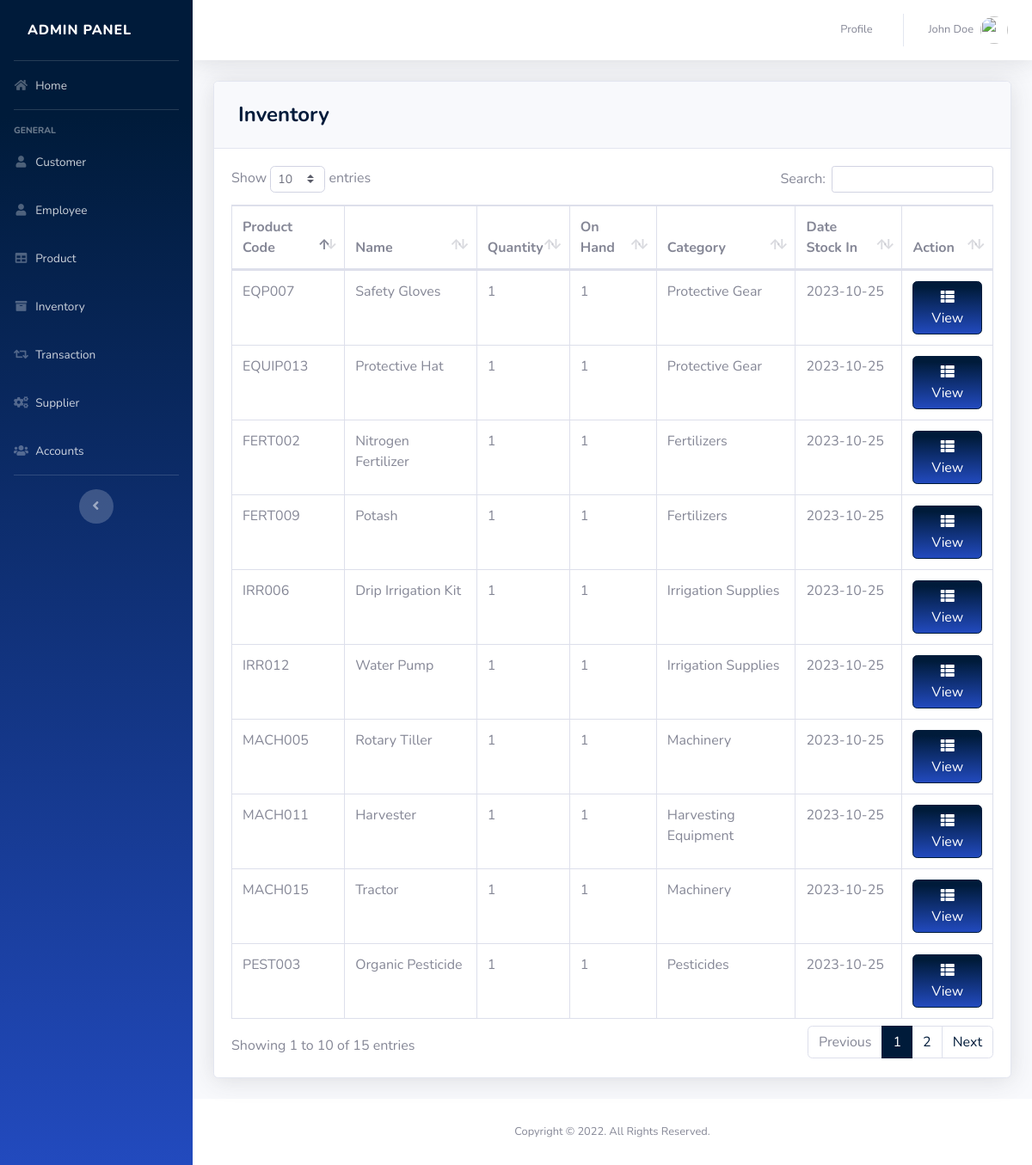
Page /pages/inventory.php (signed in) on the committed database.
### tables this page shows
CREATE TABLE `product` (
  `PRODUCT_ID` int(11) NOT NULL,
  `PRODUCT_CODE` varchar(20) NOT NULL,
  `NAME` varchar(50) DEFAULT NULL,
  `DESCRIPTION` varchar(250) NOT NULL,
  `QTY_STOCK` int(50) DEFAULT NULL,
  `ON_HAND` int(250) NOT NULL,
  `PRICE` int(50) DEFAULT NULL,
  `CATEGORY_ID` int(11) DEFAULT NULL,
  `SUPPLIER_ID` int(11) DEFAULT NULL,
  `DATE_STOCK_IN` varchar(50) NOT NULL
);

CREATE TABLE `category` (
  `CATEGORY_ID` int(11) NOT NULL,
  `CNAME` varchar(50) DEFAULT NULL
);

### pages/inventory.php (the view, shortened to what this page needs)
<?php
include '../includes/connection.php';
include '../includes/sidebar.php';
    ?>
<div class="card shadow mb-4">
  <div class="card-header py-3">
    <h4 class="m-2 font-weight-bold text-primary">Inventory</h4>
  </div>
  <div class="card-body">
    <div class="table-responsive">
      <table class="table table-bordered" id="dataTable" width="100%" cellspacing="0">
        <thead>
          <tr>
            <th>Product Code</th>
            <th>Name</th>
            <th>Quantity</th>
            <th>On Hand</th>
            <th>Category</th>
            <th>Date Stock In</th>
            <th>Action</th>
          </tr>
        </thead>
        <tbody>
          <?php
          $query = 'SELECT PRODUCT_ID, PRODUCT_CODE, NAME, COUNT(`QTY_STOCK`) AS "QTY_STOCK", COUNT(`ON_HAND`) AS "ON_HAND", CNAME, DATE_STOCK_IN FROM product p join category c on p.CATEGORY_ID=c.CATEGORY_ID GROUP BY PRODUCT_CODE';
          $result = mysqli_query($db, $query) or die(mysqli_error($db));
          while ($row = mysqli_fetch_assoc($result)) {
            echo '<tr>';
            echo '<td>' . $row['PRODUCT_CODE'] . '</td>';
            echo '<td>' . $row['NAME'] . '</td>';
            echo '<td>' . $row['QTY_STOCK'] . '</td>';
            echo '<td>' . $row['ON_HAND'] . '</td>';
            echo '<td>' . $row['CNAME'] . '</td>';
            echo '<td>' . $row['DATE_STOCK_IN'] . '</td>';
            echo '<td align="right">
                              <a type="button" class="btn btn-primary bg-gradient-primary" href="inv_searchfrm.php?action=edit & id=' . $row['PRODUCT_CODE'] . '"><i class="fas fa-fw fa-th-list"></i> View</a>
                          </div> </td>';
            echo '</tr> ';
          }
          ?>
<?php
include '../includes/footer.php';
?>

### includes/sidebar.php (shortened to what this page needs)
<!DOCTYPE html>
<html lang="en">
<head>
  <link href="../vendor/fontawesome-free/css/all.min.css" rel="stylesheet" type="text/css">
  <link href="../css/sb-admin-2.min.css" rel="stylesheet">
  <link href="../vendor/datatables/dataTables.bootstrap4.min.css" rel="stylesheet">
</head>
<body id="page-top">
  <div id="wrapper">
    <ul class="navbar-nav bg-gradient-primary sidebar sidebar-dark accordion" id="accordionSidebar">
      <a class="sidebar-brand d-flex align-items-center" href="index.php">
        <div class="sidebar-brand-text mx-3">Admin Panel</div>
      </a>
      <hr class="sidebar-divider my-0">
      <li class="nav-item">
        <a class="nav-link" href="index.php">
          <i class="fas fa-fw fa-home"></i>
          <span>Home</span></a>
      </li>
      <hr class="sidebar-divider">
      <div class="sidebar-heading">
        General
      </div>
      <li class="nav-item">
        <a class="nav-link" href="customer.php">
          <i class="fas fa-fw fa-user"></i>
          <span>Customer</span></a>
      </li>
      <li class="nav-item">
        <a class="nav-link" href="employee.php">
          <i class="fas fa-fw fa-user"></i>
          <span>Employee</span></a>
      </li>
      <li class="nav-item">
        <a class="nav-link" href="product.php">
          <i class="fas fa-fw fa-table"></i>
          <span>Product</span></a>
      </li>
      <li class="nav-item">
        <a class="nav-link" href="inventory.php">
          <i class="fas fa-fw fa-archive"></i>
          <span>Inventory</span></a>
      </li>
      <li class="nav-item">
        <a class="nav-link" href="transaction.php">
          <i class="fas fa-fw fa-retweet"></i>
          <span>Transaction</span></a>
      </li>
      <li class="nav-item">
        <a class="nav-link" href="supplier.php">
          <i class="fas fa-fw fa-cogs"></i>
          <span>Supplier</span></a>
      </li>
      <li class="nav-item">
        <a class="nav-link" href="user.php">
          <i class="fas fa-fw fa-users"></i>
          <span>Accounts</span></a>
      </li>
      <hr class="sidebar-divider d-none d-md-block">
      <div class="text-center d-none d-md-inline">
        <button class="rounded-circle border-0" id="sidebarToggle"></button>
      </div>
    </ul>
    <?php include_once 'topbar.php'; ?>

### includes/topbar.php (shortened to what this page needs)
<div id="content-wrapper" class="d-flex flex-column">
  <div id="content">
    <nav class="navbar navbar-expand navbar-light bg-white topbar mb-4 static-top shadow">
      <ul class="navbar-nav ml-auto">
        <li class="nav-item dropdown no-arrow">
          <a class="nav-link" href="pos.php" role="button">
            <span class="mr-2 d-none d-lg-inline text-gray-600 small">Profile</span>
          </a>
        </li>
        <li class="nav-item dropdown no-arrow">
          <a class="nav-link dropdown-toggle" href="#" id="userDropdown" role="button" data-toggle="dropdown"
            aria-haspopup="true" aria-expanded="false">
            <span class="mr-2 d-none d-lg-inline text-gray-600 small">
              <?php echo $_SESSION['FIRST_NAME'] . ' ' . $_SESSION['LAST_NAME']; ?>
            </span>
            <img class="img-profile rounded-circle" <?php
            if ($_SESSION['GENDER'] == 'Male') {
              echo 'src="https://encrypted-tbn0.gstatic.com/images?q=tbn:ANd9GcTS0rikanm-OEchWDtCAWQ_s1hQq1nOlQUeJr242AdtgqcdEgm0Dg"';
            } else {
              echo 'src="https://encrypted-tbn0.gstatic.com/images?q=tbn:ANd9GcSNngF0RFPjyGl4ybo78-XYxxeap88Nvsyj1_txm6L4eheH8ZBu"';
            }
            ?>>
          </a>
        </li>
      </ul>
    </nav>
    <div class="container-fluid">

### includes/footer.php (shortened to what this page needs)
<footer class="sticky-footer bg-white">
  <div class="container my-auto">
    <div class="copyright text-center my-auto">
      <span>Copyright © 2022. All Rights Reserved.</span>
    </div>
  </div>
</footer>
</body>
</html>

### rows in the picture
product: PRODUCT_CODE "EQP007", NAME "Safety Gloves", QTY_STOCK "1", ON_HAND "1", CATEGORY_ID.CNAME "Protective Gear", DATE_STOCK_IN "2023-10-25"
product: PRODUCT_CODE "EQUIP013", NAME "Protective Hat", QTY_STOCK "1", ON_HAND "1", CATEGORY_ID.CNAME "Protective Gear", DATE_STOCK_IN "2023-10-25"
product: PRODUCT_CODE "FERT002", NAME "Nitrogen Fertilizer", QTY_STOCK "1", ON_HAND "1", CATEGORY_ID.CNAME "Fertilizers", DATE_STOCK_IN "2023-10-25"
product: PRODUCT_CODE "FERT009", NAME "Potash", QTY_STOCK "1", ON_HAND "1", CATEGORY_ID.CNAME "Fertilizers", DATE_STOCK_IN "2023-10-25"
product: PRODUCT_CODE "IRR006", NAME "Drip Irrigation Kit", QTY_STOCK "1", ON_HAND "1", CATEGORY_ID.CNAME "Irrigation Supplies", DATE_STOCK_IN "2023-10-25"
product: PRODUCT_CODE "IRR012", NAME "Water Pump", QTY_STOCK "1", ON_HAND "1", CATEGORY_ID.CNAME "Irrigation Supplies", DATE_STOCK_IN "2023-10-25"
product: PRODUCT_CODE "MACH005", NAME "Rotary Tiller", QTY_STOCK "1", ON_HAND "1", CATEGORY_ID.CNAME "Machinery", DATE_STOCK_IN "2023-10-25"
product: PRODUCT_CODE "MACH011", NAME "Harvester", QTY_STOCK "1", ON_HAND "1", CATEGORY_ID.CNAME "Harvesting Equipment", DATE_STOCK_IN "2023-10-25"
product: PRODUCT_CODE "MACH015", NAME "Tractor", QTY_STOCK "1", ON_HAND "1", CATEGORY_ID.CNAME "Machinery", DATE_STOCK_IN "2023-10-25"
product: PRODUCT_CODE "PEST003", NAME "Organic Pesticide", QTY_STOCK "1", ON_HAND "1", CATEGORY_ID.CNAME "Pesticides", DATE_STOCK_IN "2023-10-25"

### other values in the picture
$_SESSION['FIRST_NAME'] "John"
$_SESSION['LAST_NAME'] "Doe"
